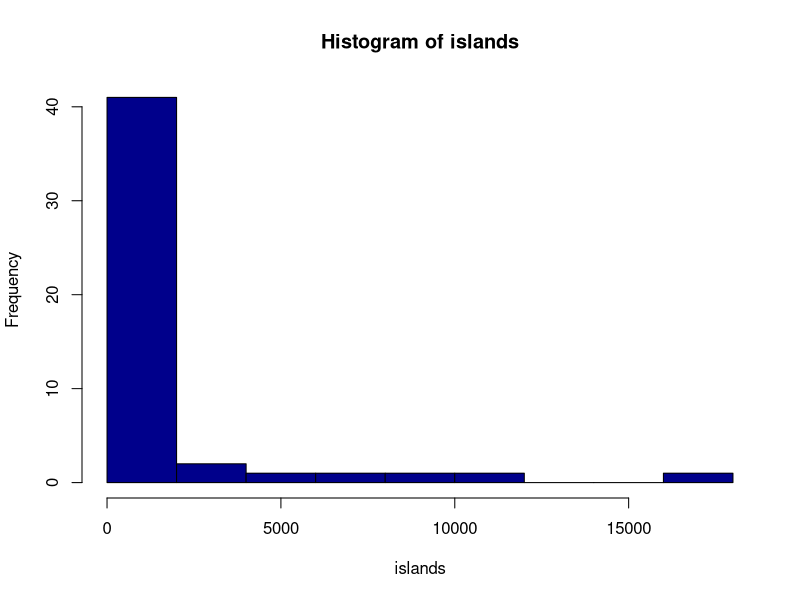
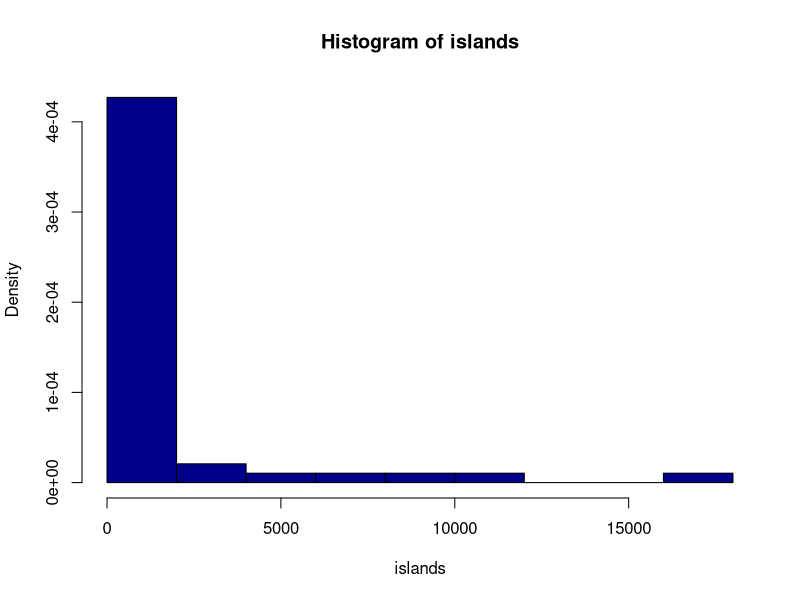
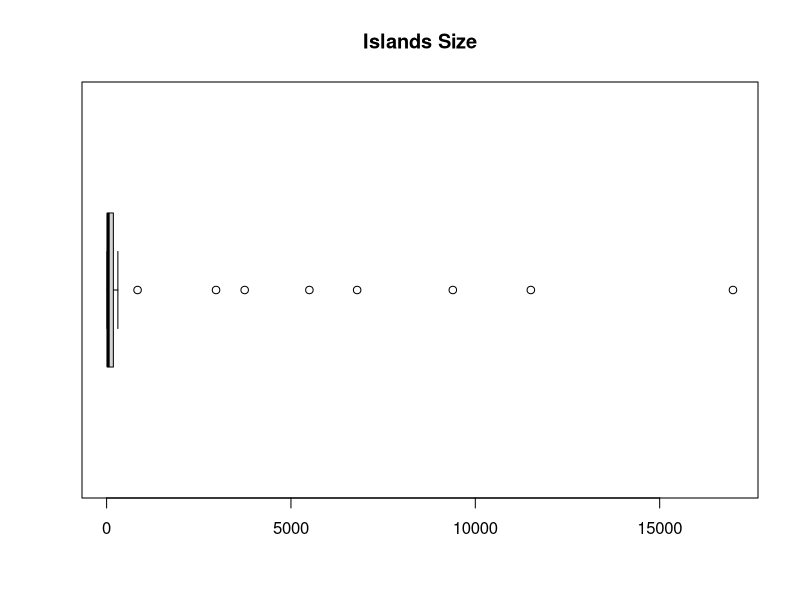
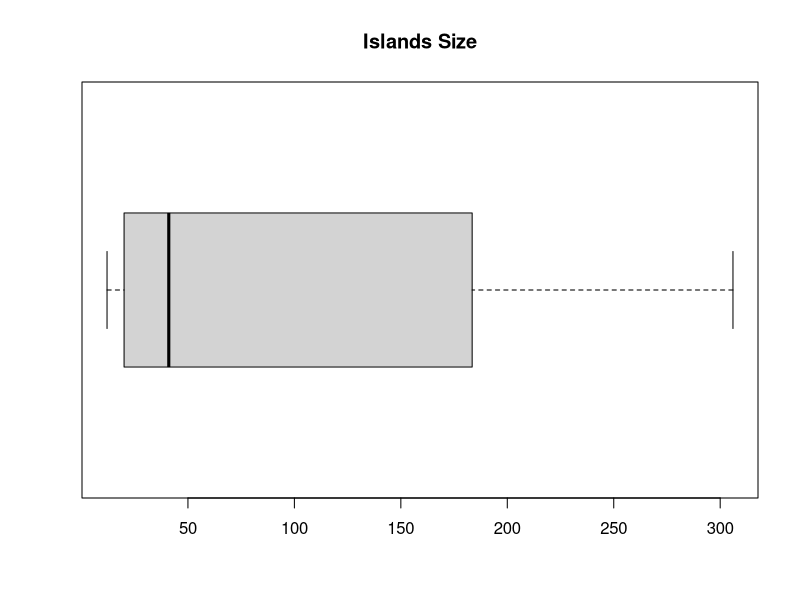
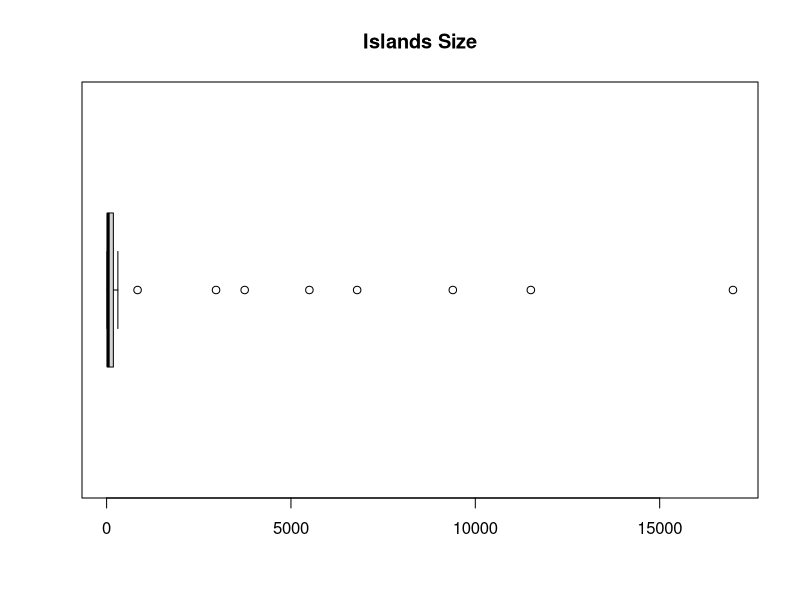

Recreate these plots in R, in order.

#ETAPA 1
# -------------------------------------------------
# carregando o dataset
data(islands)
islands
# numeros de dados registrados
print(length(islands))

#ETAPA 2
# -------------------------------------------------
# mediana
print(median(islands))
# média
print(mean(islands))

#ETAPA 3/ETAPA 4
# -------------------------------------------------
# minimo e maximo, respectivamente!
min_max = range(data(islands))
print(islands)
for (i in islands){
  print(i)
}
# o range
print(min_max)

# desvio padrão 
sd(islands)

#ETAPA 5
# -------------------------------------------------
# 1
vetor1 <- c(quantile(islands, 0),
quantile(islands, 0.25),
quantile(islands, 0.5),
quantile(islands, 0.75),
quantile(islands, 1))

# 2
vetor2 <- c(quantile(islands, 0.05),
quantile(islands, 0.95))

vetor1
#ETAPA 6
# -------------------------------------------------

IQR(islands) 
# OU/OR
vetor1[4] - vetor1[2]

#ETAPA 7
# -------------------------------------------------
hist(islands, col="darkblue", border="black");
hist(islands, col="darkblue", border="black", prob=TRUE);

#ETAPA 8
# -------------------------------------------------
boxplot(islands, horizontal = TRUE,   main = "Islands Size")      

boxplot(islands, horizontal = TRUE,   main = "Islands Size", outline=FALSE)   
# ETAPA 9
# -------------------------------------------------
boxplot(islands, horizontal = TRUE,   main = "Islands Size", prob = F)  

# ETAPA 10
#-------------------------------------------------
stem(islands,
     scale = 1,    
     width = 80,   
)
#-------------------------------------------------

for (i in 'douglas'){
  print(i)
}
